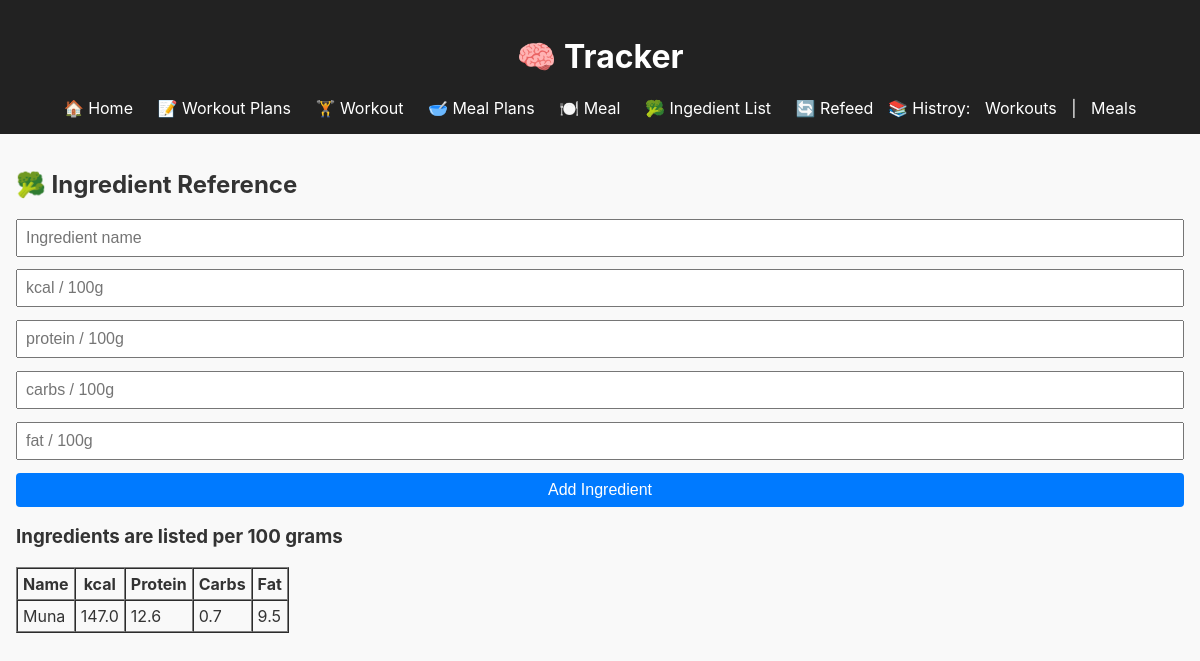
The page /ingredients/ on the database as committed earlier.
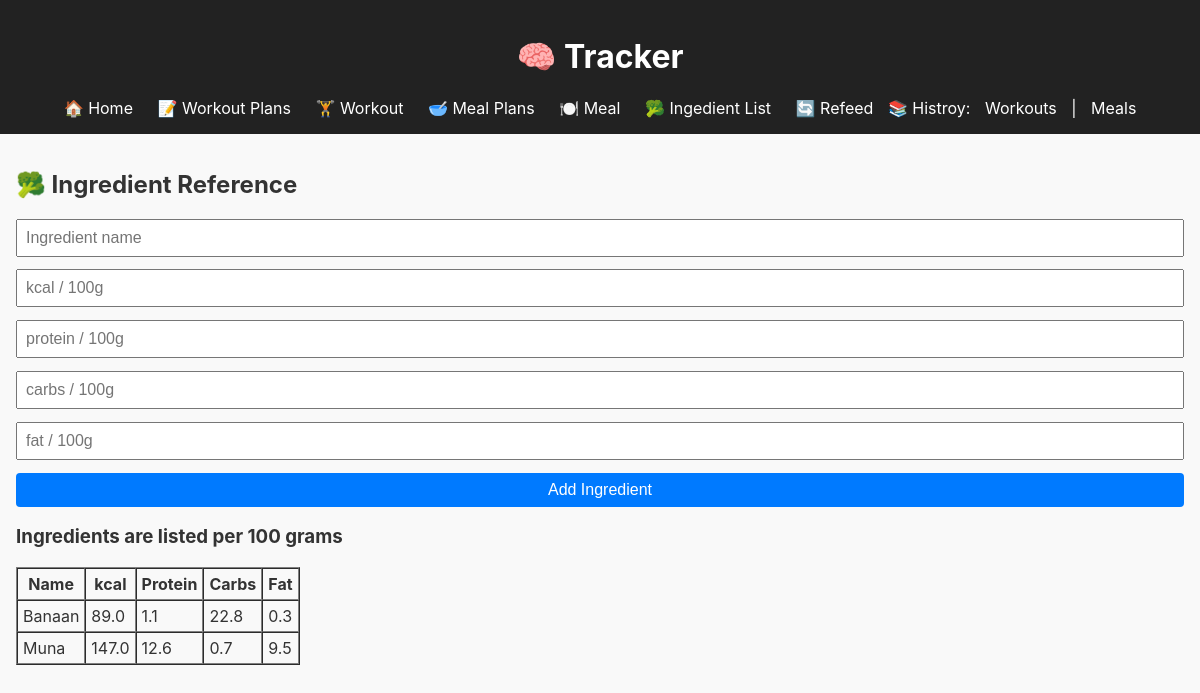
The same page on the database as committed later.
### tables this page shows
CREATE TABLE ingredients (
    id INTEGER PRIMARY KEY AUTOINCREMENT,
    name TEXT NOT NULL UNIQUE,
    calories REAL NOT NULL,
    protein REAL NOT NULL,
    carbs REAL NOT NULL,
    fat REAL NOT NULL
);

### blueprints/ingredients.py (the view, shortened to what this page needs)
@ingredients_bp.route("/", methods=["GET", "POST"])
def manage_ingredients():
    with get_connection() as conn:
        ingredients = conn.execute("SELECT * FROM ingredients ORDER BY name").fetchall()
    return render_template("plans/ingredient_reference.html", ingredients=ingredients)

### database.py (called while the page is built)
def get_connection():
    conn = sqlite3.connect(DB_PATH)
    conn.row_factory = sqlite3.Row
    return conn

### templates/plans/ingredient_reference.html
{% extends "base.html" %}
{% block content %}
<h2>🥦 Ingredient Reference</h2>
<form action="{{ url_for('ingredients.manage_ingredients') }}" method="POST" style="margin-bottom: 1rem;">
  <input type="text" name="name" placeholder="Ingredient name" required>
  <input type="number" step="any" name="calories" placeholder="kcal / 100g" required>
  <input type="number" step="any" name="protein" placeholder="protein / 100g" required>
  <input type="number" step="any" name="carbs" placeholder="carbs / 100g" required>
  <input type="number" step="any" name="fat" placeholder="fat / 100g" required>
  <button>Add Ingredient</button>
</form>
<h3>Ingredients are listed per 100 grams</h3>
<table border="1" cellpadding="5" cellspacing="0">
  <tr>
    <th>Name</th>
    <th>kcal</th>
    <th>Protein</th>
    <th>Carbs</th>
    <th>Fat</th>
  </tr>
  {% for ing in ingredients %}
  <tr>
    <td>{{ ing.name }}</td>
    <td>{{ ing.calories }}</td>
    <td>{{ ing.protein }}</td>
    <td>{{ ing.carbs }}</td>
    <td>{{ ing.fat }}</td>
  </tr>
  {% endfor %}
</table>
{% endblock %}

### templates/base.html (shortened to what this page needs)
<!DOCTYPE html>
<html lang="en">
<head>
  <link rel="stylesheet" href="/static/style.css">
</head>
<body>
  <header>
    <h1>🧠 Tracker</h1>
    <nav>
      <a href="/">🏠 Home</a>
      <a href="/plans">📝 Workout Plans</a>
      <a href="/log-workout"> 🏋️ Workout</a>
      <a href="/meal_plans">🥣 Meal Plans</a>
      <a href="/log-meal">🍽️ Meal</a>
      <a href="/ingredients">🥦 Ingedient List</a>
      <a href="/refeed">🔄 Refeed</a>
      <span>📚 Histroy:
          <a href="/workouts/history">Workouts</a> |
          <a href="/meals/history">Meals</a>
      </span>
    </nav>
  </header>
  <main>
    {% block content %}{% endblock %}
  </main>
</body>
</html>

### static/style.css (style rules this page uses)
body { font-family: -apple-system, BlinkMacSystemFont, sans-serif; margin: 0; padding: 0; background: #f9f9f9; color: #333; }
header { background: #222; color: #fff; padding: 1rem; text-align: center; }
nav a { color: #fff; margin: 0 10px; text-decoration: none; }
main { padding: 1rem; }
form { display: flex; flex-direction: column; gap: 0.8rem; }
input, select, textarea, button { font-size: 1rem; padding: 0.5rem; width: 100%; box-sizing: border-box; }
button { background-color: #007aff; color: white; border: none; cursor: pointer; border-radius: 4px; }

Rows that differ between the two databases and show on the page:
added ingredients: name "Banaan", calories "89.0", protein "1.1", carbs "22.8", fat "0.3"
